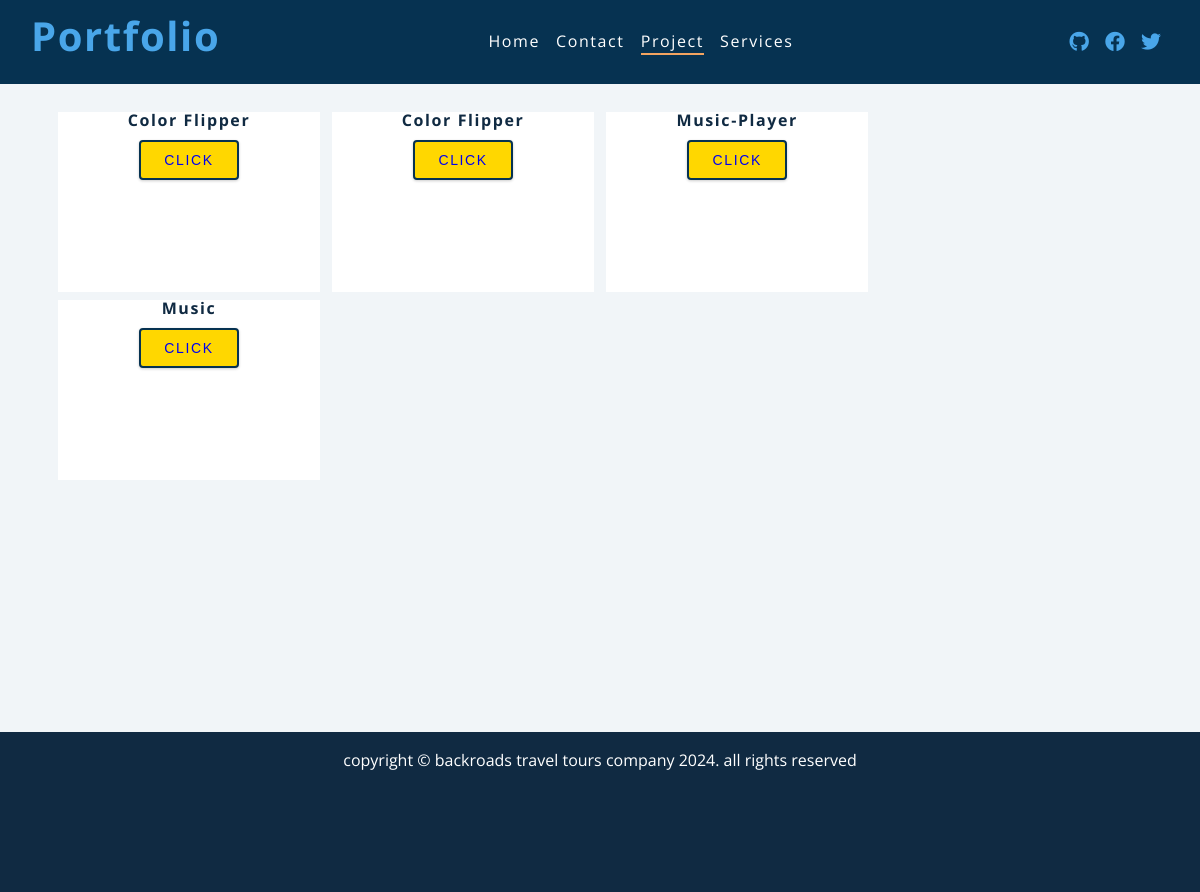
The app's page /project/ with its own data.
### projects/models.py (models this page shows)
class projects(models.Model):
    project_name=models.CharField(max_length=50)
    project_link=models.CharField(max_length=100)

### django_portfolio/views.py (the view)
# urls.py: path('project/',views.project),
def project(request):
    projectdata=projects.objects.all()
    data={'projectdata':projectdata}
    return render(request,"project.html",data)

### templates/project.html
{% extends "base.html" %}
{% block contain %}
    <div class="project">
        <div class="project-container">
            {% for object in projectdata %}
            <div>
                <h4>{{object.project_name}}</h4>
                <button class="btnproject"><a href="{{object.project_link}}">click</a></button>
            </div>
            {% endfor %}
       </div>
    </div>
    {% endblock  %}

### static/css/style.css (style rules this page uses)
:root { --clr-primary-1: hsl(205, 86%, 17%); --clr-primary-2: hsl(205, 77%, 27%); --clr-primary-3: hsl(205, 72%, 37%); --clr-primary-4: hsl(205, 63%, 48%); --clr-primary-5: hsl(205, 78%, 60%); --clr-primary-6: hsl(205, 89%, 70%); --clr-primary-7: hsl(205, 90%, 76%); --clr-primary-8: hsl(205, 86%, 81%); --clr-primary-9: hsl(205, 90%, 88%); --clr-primary-10: hsl(205, 100%, 96%); --clr-grey-1: hsl(209, 61%, 16%); --clr-grey-2: hsl(211, 39%, 23%); --clr-grey-3: hsl(209, 34%, 30%); --clr-grey-4: hsl(209, 28%, 39%); --clr-grey-5: hsl(210, 22%, 49%); --clr-grey-6: hsl(209, 23%, 60%); --clr-grey-7: hsl(211, 27%, 70%); --clr-grey-8: hsl(210, 31%, 80%); --clr-grey-9: hsl(212, 33%, 89%); --clr-grey-10: hsl(210, 36%, 96%); --clr-white: #fff; --clr-red-dark: hsl(360, 67%, 44%); --clr-red-light: hsl(360, 71%, 66%); --clr-green-dark: hsl(125, 67%, 44%); --clr-green-light: hsl(125, 71%, 66%); --clr-black: #222; --clr-black-1: #1E1E1E --clr-black-2: #2E2F2F --ff-primary: "Roboto", sans-serif; --ff-secondary: "Open Sans", sans-serif; --transition: all 0.3s linear; --spacing: 0.1rem; --radius: 0.25rem; --light-shadow: 0 5px 15px rgba(0, 0, 0, 0.1); --dark-shadow: 0 5px 15px rgba(0, 0, 0, 0.2); --max-width: 1170px; --fixed-width: 620px; }
body { font-family: var(--ff-secondary); background: var(--clr-grey-10); color: var(--clr-grey-1); line-height: 1.5; font-size: 0.875rem; }
a { text-decoration: none; }
h1, h2, h3, h4 { letter-spacing: var(--spacing); text-transform: capitalize; line-height: 1.25; margin-bottom: 0.75rem; font-family: var(--ff-primary); }
h4 { font-size: 0.875rem; }
@media screen and (min-width: 800px) { h4 { font-size: 1rem; } }
@media screen and (min-width: 800px) { body { font-size: 1rem; } }
@media screen and (min-width: 800px) { h1, h2, h3, h4 { line-height: 1; } }
html { scroll-behavior: smooth; }

### static/css/service.css (style rules this page uses)
:root { --clr-primary-1: hsl(205, 86%, 17%); --clr-primary-2: hsl(205, 77%, 27%); --clr-primary-3: hsl(205, 72%, 37%); --clr-primary-4: hsl(205, 63%, 48%); --clr-primary-5: hsl(205, 78%, 60%); --clr-primary-6: hsl(205, 89%, 70%); --clr-primary-7: hsl(205, 90%, 76%); --clr-primary-8: hsl(205, 86%, 81%); --clr-primary-9: hsl(205, 90%, 88%); --clr-primary-10: hsl(205, 100%, 96%); --clr-grey-1: hsl(209, 61%, 16%); --clr-grey-2: hsl(211, 39%, 23%); --clr-grey-3: hsl(209, 34%, 30%); --clr-grey-4: hsl(209, 28%, 39%); --clr-grey-5: hsl(210, 22%, 49%); --clr-grey-6: hsl(209, 23%, 60%); --clr-grey-7: hsl(211, 27%, 70%); --clr-grey-8: hsl(210, 31%, 80%); --clr-grey-9: hsl(212, 33%, 89%); --clr-grey-10: hsl(210, 36%, 96%); --clr-white: #fff; --clr-red-dark: hsl(360, 67%, 44%); --clr-red-light: hsl(360, 71%, 66%); --clr-green-dark: hsl(125, 67%, 44%); --clr-green-light: hsl(125, 71%, 66%); --clr-black: #222; --clr-black-1: #1E1E1E --clr-black-2: #2E2F2F --ff-primary: "Roboto", sans-serif; --ff-secondary: "Open Sans", sans-serif; --transition: all 0.3s linear; --spacing: 0.1rem; --radius: 0.25rem; --light-shadow: 0 5px 15px rgba(0, 0, 0, 0.1); --dark-shadow: 0 5px 15px rgba(0, 0, 0, 0.2); --max-width: 1170px; --fixed-width: 620px; }
body { font-family: var(--ff-secondary); background: var(--clr-grey-10); color: var(--clr-grey-1); line-height: 1.5; font-size: 0.875rem; }
a { text-decoration: none; }
h1, h2, h3, h4 { letter-spacing: var(--spacing); text-transform: capitalize; line-height: 1.25; margin-bottom: 0.75rem; font-family: var(--ff-primary); }
h4 { font-size: 0.875rem; }
@media screen and (min-width: 800px) { h4 { font-size: 1rem; } }
@media screen and (min-width: 800px) { body { font-size: 1rem; } }
@media screen and (min-width: 800px) { h1, h2, h3, h4 { line-height: 1; } }
html { scroll-behavior: smooth; }

### records on screen
projects: project_name "Color Flipper"
projects: project_name "Color Flipper"
projects: project_name "Music-Player"
projects: project_name "Music"
